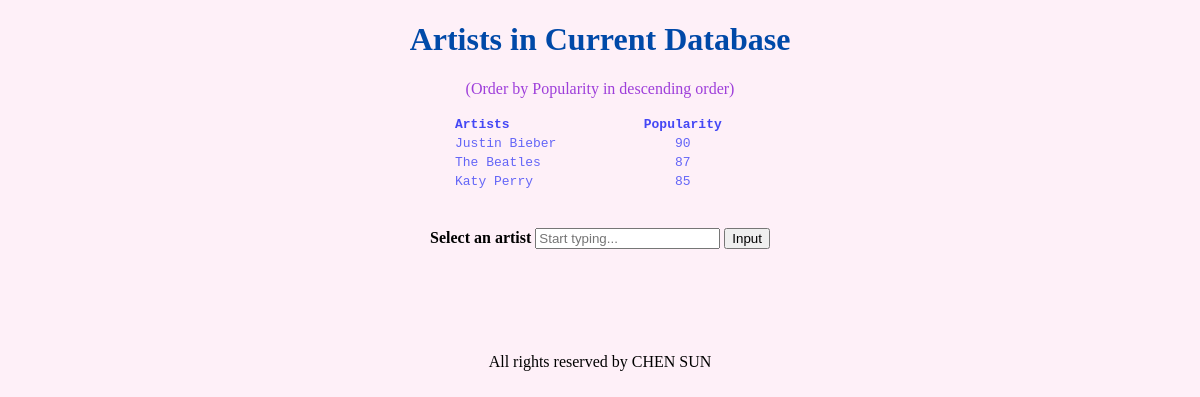
The app's page /, older data.
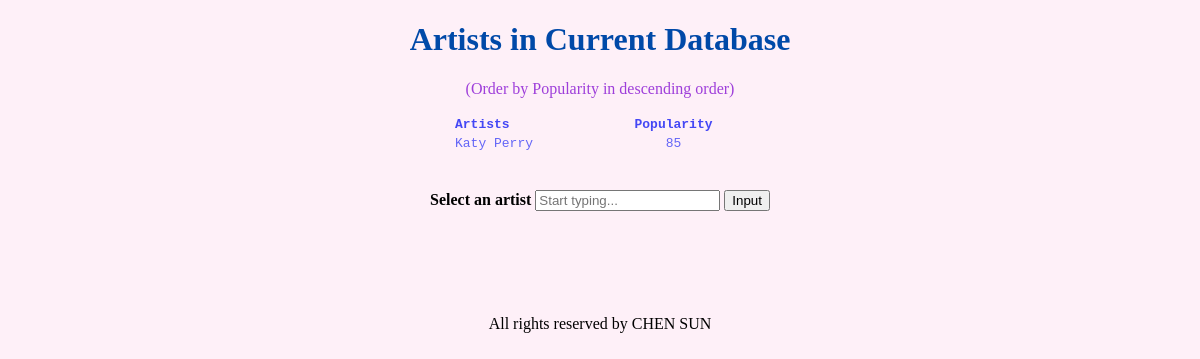
The same page, newer data.
### tables this page shows
CREATE TABLE 'Artists'(
                'Id' INTEGER PRIMARY KEY AUTOINCREMENT,
                'Name' TEXT,
                'Genre' TEXT,
                'Popularity' INTEGER
            );

### app/main/main.py (the view)
@main.route('/')
def home():
    artists = get_artists()
    return render_template('index.html', artists = artists)

### database_function.py (called while the page is built)
def get_artists():
    try:
        conn = sqlite3.connect(DB_NAME)
    except:
        sys.exit(1)
    cur = conn.cursor()
    statement = '''
        SELECT DISTINCT(Name), Popularity
        FROM Artists
        ORDER BY Popularity DESC
    '''
    cur.execute(statement)
    artists_list = cur.fetchall()
    conn.close()
    return artists_list

### app/templates/index.html (shortened to what this page needs)
<!DOCTYPE html>
<html>
    <head>
        <link rel="stylesheet" type="text/css" href="{{ url_for('static', filename='style.css') }}"/>
    </head>
    <body>
        <center>
        <div class="content">
            <label>
                <h1>Artists in Current Database</h1>
                <p style = "color: rgba(139, 28, 212, 0.836)"> (Order by Popularity in descending order) </p>
                {% if artists %}
                <table style="width:25%">
                    <tr>
                        <th align="left">Artists</th>
                        <th>Popularity</th>
                    </tr>
                    {% for i in artists %}
                    <tr>
                        <td>{{i[0]}}</td>
                        <td align="center">{{i[1]}}</td>
                    </tr>
                    {% endfor %}
                </table>
                {% endif %}
            </label>
            <br><br>
            <form action="/info" method="GET">
                <label>
                    <b>Select an artist</b>
                    <input name="artist_name" type="text" placeholder="Start typing..." />
                </label>
                <button type="submit">Input</button>
            </form>
        </div>
        </center>
    </body>
    <center>
        <footer>
        <br><br><br><br>
        <p>All rights reserved by CHEN SUN</p>
        </footer>
    </center>
</html>

### app/static/style.css (style rules this page uses)
body { background-color: rgba(253, 186, 224, 0.21); }
h1 { color: rgb(0, 73, 168); font-family: fantasy; font-size: 44; }
td { color: rgb(99, 101, 247); font-family: monospace; align: "center"; }
th { color: rgb(68, 71, 245); font-family: monospace; }
table { style : "width:25%"; }

Row changes from the older to the newer data that the page shows:
removed Artists: Name "Justin Bieber", Popularity "90"
removed Artists: Name "The Beatles", Popularity "87"
